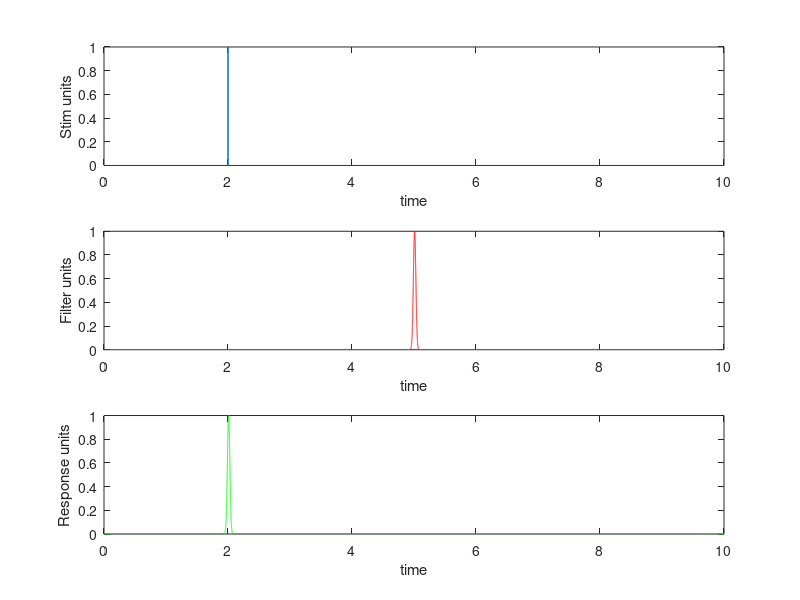
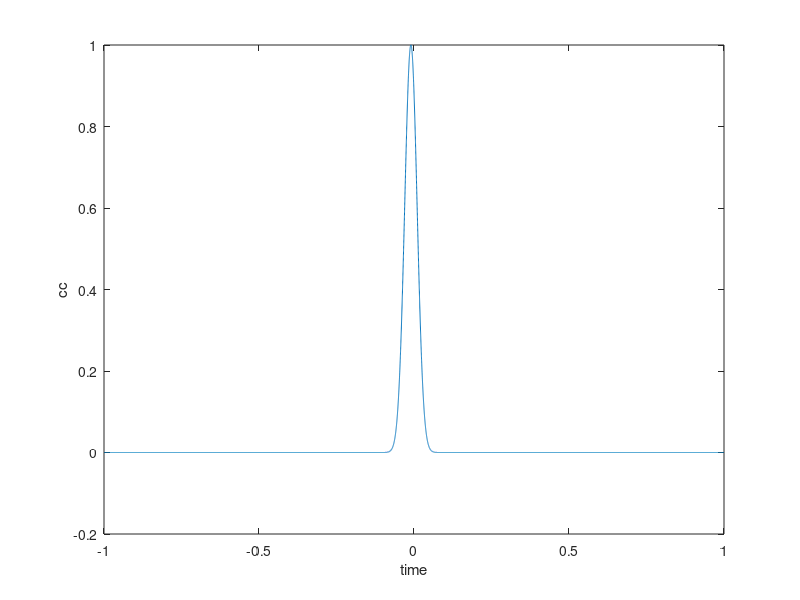
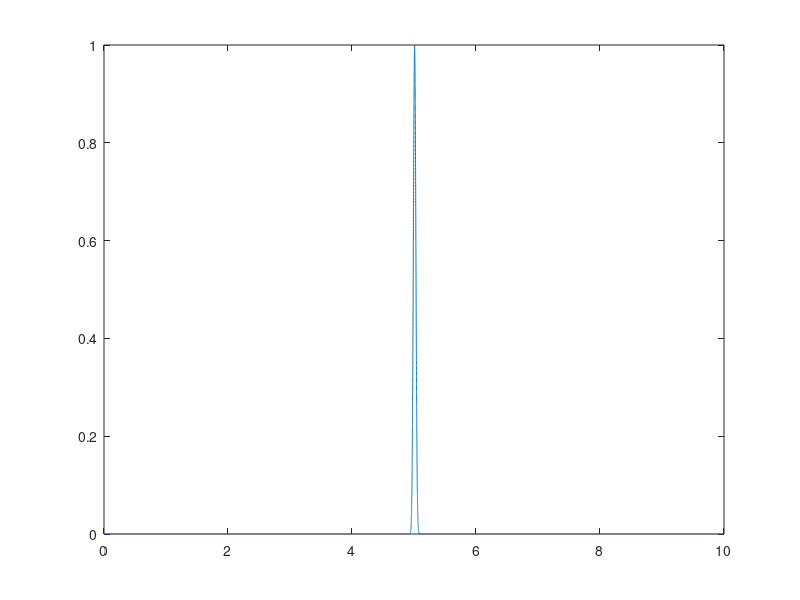

Recreate these plots in MATLAB, in order. (Note: this script raises an error after producing the figures.)
% correlation and convolution simulation, This simulation will explore
% finding filters and prediciting responses in a linear system
% JC 9/18/12

% parameters
sampleRate = 10000 ; % hz
MaxTime = 10 ; % sec

tpeak = .01 ; % sec (gaussian filtered 0 is centered, acausal, +X becomes more causal)
peakRise = .02 ; % sec

PulseTime = 2 ; % sec

StimType = 'Pulse' ; % 'Pulse' or nothing if you want gaussian noise
lpfCutOff = 5000; % hz , if you want to slow your probe stim down

MaxLag = 1 ; % sec, time length of filter you are finding

% time
time = [1/sampleRate:1/sampleRate:MaxTime] ;

% MODEL
% Filter - This is the filter the we are pretending the biology implements (you can replace the gaussian with any function you want). 
Filter = exp(-((time-(tpeak+round(MaxTime/2))).^2)/(2*peakRise^2)) ; % gaussian

% stimulus - This is the stimulus you are probing the system with, I provided  either a pulse or gaussian noise but you can replace these
% functions with whatever you want to probe the system with and see how that helps or hurts your ability to detect the Filter
if strcmp(StimType,'Pulse') ; % pulse
    Stim = zeros(1,length(time)) ;
    Stim(PulseTime*sampleRate) = 1 ;
else 
    Stim = normrnd(0,1,1,length(time)) ; % gaussian noise
end

% low pass filter - this will low pass the stim you are probing the system with the lpfCutOff and see how it effects your ability to detect the filter
if lpfCutOff<sampleRate/2 ; % niquist
    % implement a butterworth 
    Wn = lpfCutOff*2/sampleRate; %normalized frequency cutoff (fraction of nyquist)
    [z, p, k] = butter(1,Wn,'low'); %high can be changed to low
    [sos,g]=zp2sos(z,p,k); % convesion?
    myfilt=dfilt.df2sos(sos,g);
    Stim = filter(myfilt,Stim')'; %implementation
end

% response - We are pretending the system is perfectly linear, so the response is just the convolution of the filter and stimulus
Response = conv(Stim,Filter) ;
Response = Response(length(time)/2:end-length(time)/2) ;

% FINDING FILTER - As the expereimentor you only get the stimulus you provided and the response you got and you are trying to find the linear filter
cc= xcorr(Stim,Response,MaxLag*sampleRate) ;
ccTime = ([1:length(cc)] - (length(cc)+1)/2)/sampleRate ;

EstimatedFilter = fliplr(cc) ;

% PREDICTING RESPONSE
EstimatedResponse = conv(Stim,EstimatedFilter) ;
EstimatedResponse = EstimatedResponse(MaxLag*sampleRate+1:end-MaxLag*sampleRate) ;

% figures

figure %model
subplot(3,1,1)
plot(time,Stim)
xlabel('time')
ylabel('Stim units')

subplot(3,1,2)
plot(time,Filter,'r')
xlabel('time')
ylabel('Filter units')

subplot(3,1,3)
plot(time,Response,'g')
xlabel('time')
ylabel('Response units')

figure % cc
plot(ccTime,cc)
xlabel('time')
ylabel('cc')

figure % filter estimate
plot(time,Filter) ;
hold on
plot(time,EstimatedFilter,'r--')
xlabel('time')
ylabel('Filter units')
legend('true', 'estimated')

figure % estimated response
plot(time,Response/max(Response))
hold on
plot(time,EstimatedResponse,'r--')
xlabel('time')
ylabel('response units')
legend('true', 'estimated')


